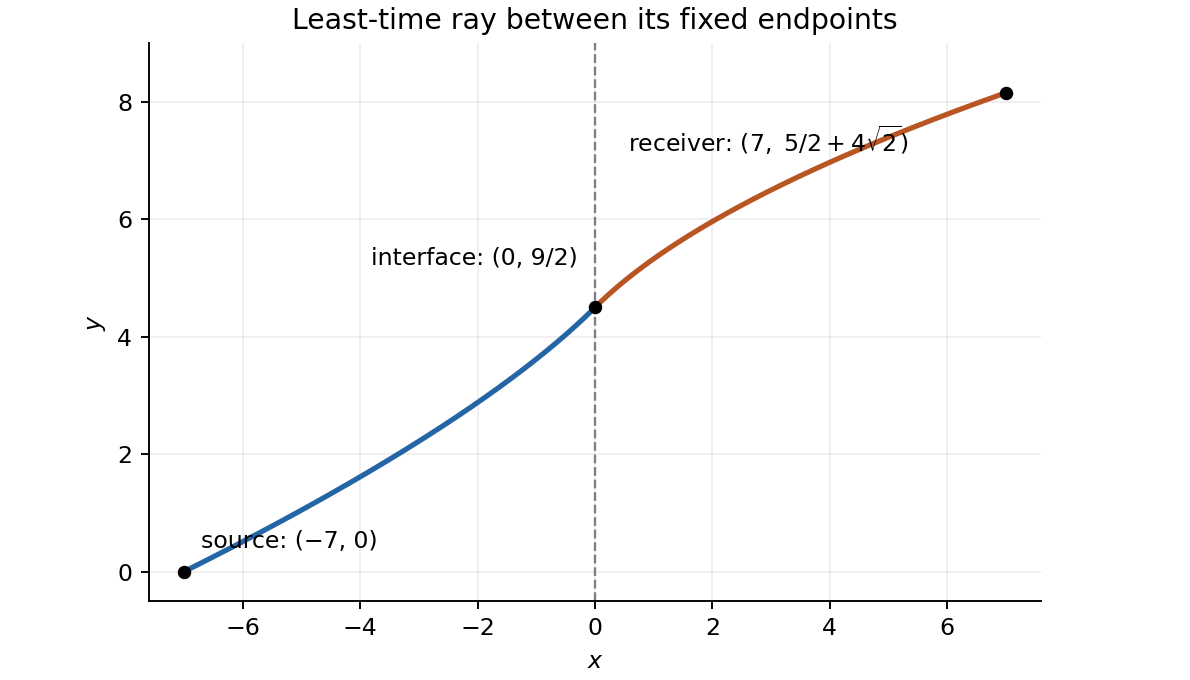

Source code (Python):
"""Generate the original optical-ray plot; output goes to cwd.

Tested with Python 3.14; dependencies are in the repository pyproject.toml.
"""
from pathlib import Path
import matplotlib
matplotlib.use('Agg')
import matplotlib.pyplot as plt
import numpy as np

fig, ax = plt.subplots(figsize=(7, 4), layout='constrained')
x1 = np.linspace(-7, 0, 350)
x2 = np.linspace(0, 7, 350)
ax.plot(x1, 6-1.5*(1-x1)**(2/3), color='#2465a6', linewidth=2.2)
ax.plot(x2, 2.5+2*np.sqrt(1+x2), color='#b85522', linewidth=2.2)
ax.axvline(0, color='gray', linestyle='--', linewidth=1)
ax.scatter([-7, 0, 7], [0, 4.5, 2.5+4*np.sqrt(2)], color='black', s=22, zorder=3)
ax.annotate('source: (−7, 0)', (-7, 0), xytext=(7, 10), textcoords='offset points')
ax.annotate('interface: (0, 9/2)', (0, 4.5), xytext=(-95, 18), textcoords='offset points')
ax.annotate(r'receiver: $(7,\ 5/2+4\sqrt{2})$', (7, 2.5+4*np.sqrt(2)), xytext=(-160, -25), textcoords='offset points')
ax.set(xlim=(-7.6, 7.6), ylim=(-.5, 9), xlabel='$x$', ylabel='$y$', title='Least-time ray between its fixed endpoints')
ax.set_aspect('equal', adjustable='box')
ax.spines[['top', 'right']].set_visible(False)
ax.grid(alpha=.2)
fig.savefig(Path(__file__).with_suffix('.png').name, dpi=170, facecolor='white')
